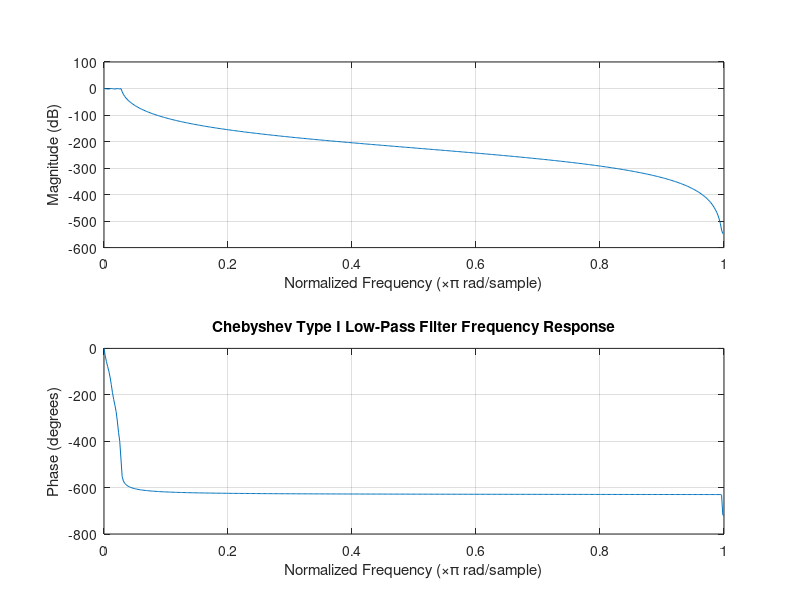

The MATLAB script that drew this image: (Note: this script raises an error after producing the figure.)
% Define filter specifications
passband_ripple = 2;      % Passband ripple in dB
cutoff_frequency = 10;  % Cutoff frequency in Hz
sampling_frequency = 720; % Sampling frequency in Hz

% Convert passband ripple from dB to linear scale
passband_ripple_linear = 10^(passband_ripple / 20);

% Calculate the normalized cutoff frequency
Wn = (2 * cutoff_frequency) / sampling_frequency;

% Design the Chebyshev Type I low-pass filter
[N, Wn] = cheb1ord(Wn, Wn*2, passband_ripple_linear, 60);
[b, a] = cheby1(N, passband_ripple, Wn, 'low');

% Plot the frequency response
freqz(b, a);
title('Chebyshev Type I Low-Pass Filter Frequency Response');
figure;

Fs = 720;
Ts = 1/Fs;
H = tf(b, a, Ts);
Hc = d2c(H);
h = pzplot(Hc);
grid on
figure;
bode(Hc);
figure;

stepz(b, a);
title('Step Response');
figure;

impz(b, a);
title('Impulse Response');
